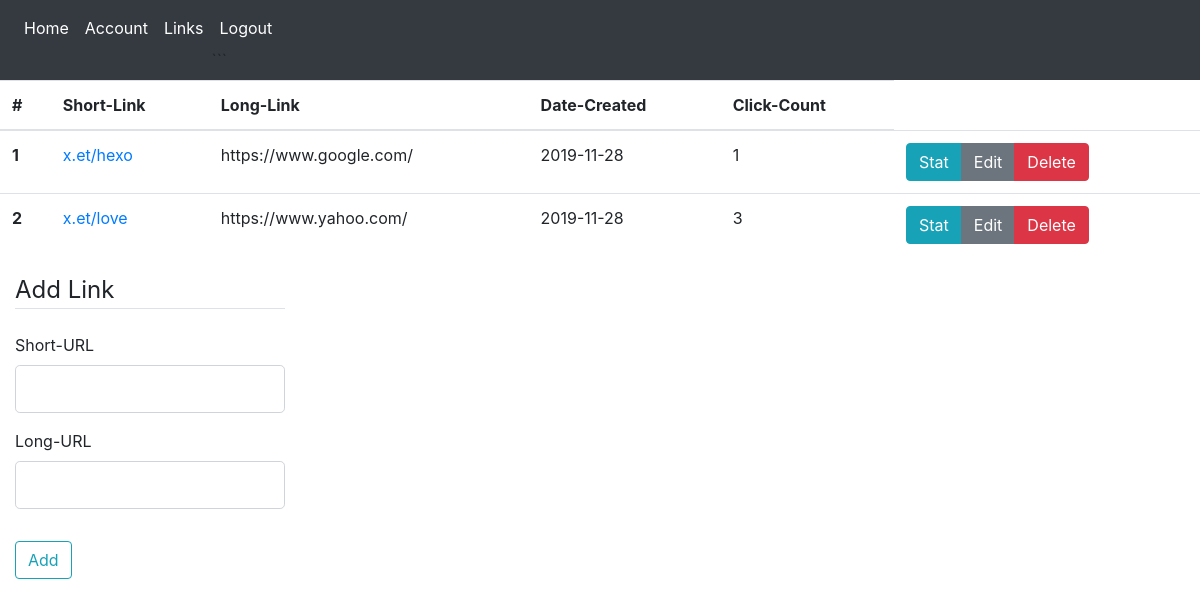
The page /links (signed in) on the database its author committed.
### short/models.py (models this page shows, shortened)
class Link(db.Model):
    id = db.Column(db.Integer, primary_key=True)
    short_link = db.Column(db.String(100), unique=True, nullable=False)
    long_link = db.Column(db.String(100), nullable=False)
    count = db.Column(db.Integer, nullable=False, default=0)
    date_created = db.Column(db.DateTime, nullable=False, default=datetime.utcnow)
    date_destroyed = db.Column(db.DateTime, nullable=True)
    user_id = db.Column(db.Integer, db.ForeignKey('user.id'), nullable=False)
    clicks = db.relationship('Click',backref='stat',lazy=True)

### short/routes.py (the view)
@app.route('/links',methods=["GET","POST"])
@login_required
def links():
    form = AddLinkForm()
    if form.validate_on_submit():
        link = Link(short_link=form.short_link.data, long_link=form.long_link.data,user_id=current_user.id)
        db.session.add(link)
        db.session.commit()
        flash("Link created successfully!",'success')
        return redirect(url_for('links',user=current_user,title='Links',form=form))
    return render_template('links.html',user=current_user,title='Links',form=form)

### short/forms.py (shortened to what this page needs)
class AddLinkForm(FlaskForm):
    short_link = StringField("Short-URL",validators=[DataRequired(),Length(min=2,max=50)])
    long_link = StringField("Long-URL",validators=[DataRequired(),Length(min=2,max=200), URL()])
    submit = SubmitField('Add')

### short/models.py (called while the page is built)
@login_manager.user_loader
def load_user(user_id):
    return User.query.get(int(user_id))

### short/templates/links.html (shortened to what this page needs)
{% extends "layout.html" %}
        {% block content %}
        <table class="table table-hover">
          <thead>
            <tr>
              <th scope="col">#</th>
              <th scope="col">Short-Link</th>
              <th scope="col">Long-Link</th>
              <th scope="col">Date-Created</th>
              <th scope="col">Click-Count</th>
            </tr>
          </thead>
          <tbody>
              {% for link in user.links %}
            <tr>
              <th scope="row">{{ loop.index }}</th>
              <td><a href="#">{{ link.short_link }}</a></td>
              <td>{{ link.long_link }}</td>
              <td>{{ link.date_created.strftime('%Y-%m-%d') }}</td>
              <td>{{ link.clicks|length }}</td>
              <td>
                  <div class="btn-group" role="group" aria-label="Basic example">
                      <a href="#" class="btn btn-info">Stat</a>
                      <a href="#" class="btn btn-secondary">Edit</a>
                      <a href="#" class="btn btn-danger">Delete</a>
                  </div>
              </td>
            </tr>
            {% endfor %}
          </tbody>
        </table>
<div class="content-section col-3">
    <form method="POST" action="">
        <fieldset class="form-group">
            <legend class="border-bottom mb-4">Add Link</legend>
            <div class="form-group">
                {{ form.short_link.label(class="form-control-label") }}
                {% if form.short_link.errors %}
                    {{ form.short_link(class="form-control form-control-lg is-invalid") }}
                    <div class="invalid-feedback">
                        {% for error in form.short_link.errors %}
                            <span>{{ error }}</span>
                        {% endfor %}
                    </div>
                {% else %}
                    {{ form.short_link(class="form-control form-control-lg") }}
                {% endif %}
            </div>
            <div class="form-group">
                {{ form.long_link.label(class="form-control-label") }}
                {% if form.long_link.errors %}
                    {{ form.long_link(class="form-control form-control-lg is-invalid") }}
                    <div class="invalid-feedback">
                        {% for error in form.long_link.errors %}
                            <span>{{ error }}</span>
                        {% endfor %}
                    </div>
                {% else %}
                    {{ form.long_link(class="form-control form-control-lg") }}
                {% endif %}
            </div>
        </fieldset>
        <div class="form-group">
            {{ form.submit(class="btn btn-outline-info") }}
        </div>
    </form>
</div>
      {% endblock content %}

### short/templates/layout.html (shortened to what this page needs)
<!doctype html>
<html lang="en">
  <head>
    <link rel="stylesheet" href="https://stackpath.bootstrapcdn.com/bootstrap/4.3.1/css/bootstrap.min.css">
  </head>
  <body>
    <nav class="navbar navbar-expand-lg sticky-top navbar-dark bg-dark" >
        <div class="collapse navbar-collapse" id="navbarSupportedContent">
                <ul class="navbar-nav mr-auto">
                  <li class="nav-item active">
                    <a class="nav-link" href="/">Home <span class="sr-only">(current)</span></a>
                  </li>
                  {% if current_user.is_authenticated %}
                  <li class="nav-item active">
                        <a class="nav-link" href="/account">Account <span class="sr-only">(current)</span></a>
                  </li>
                  <li class="nav-item active">
                        <a class="nav-link" href="/links">Links <span class="sr-only">(current)</span></a>
                  </li>
                  <li class="nav-item active">
                    <a class="nav-link" href="/logout">Logout <span class="sr-only">(current)</span></a>
```              </li>
                  {% endif %}
                </ul>
        </div>
    </nav>
        {% block content %}
        {% endblock %}
  </body>
</html>

### rows shown on the page
Link: short_link "x.et/hexo", long_link "https://www.google.com/", date_created "2019-11-28", clicks|length "1"
Link: short_link "x.et/love", long_link "https://www.yahoo.com/", date_created "2019-11-28", clicks|length "3"
